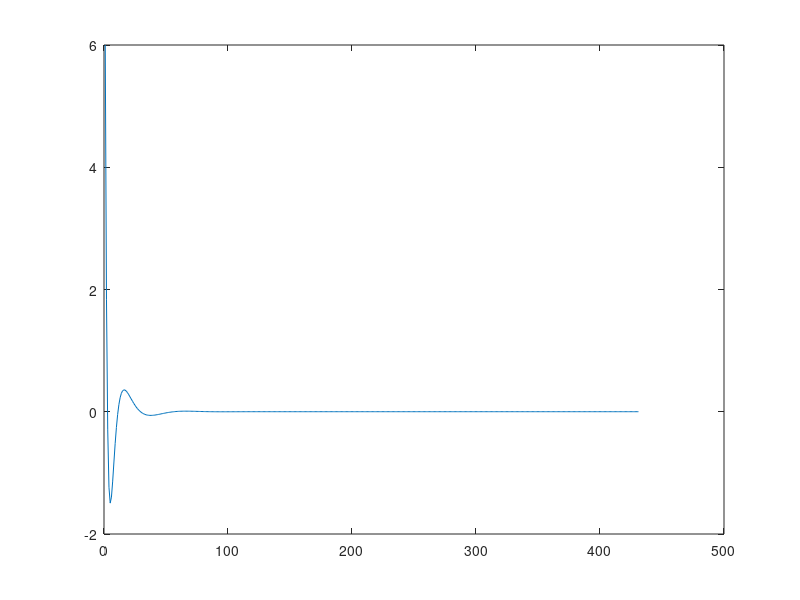
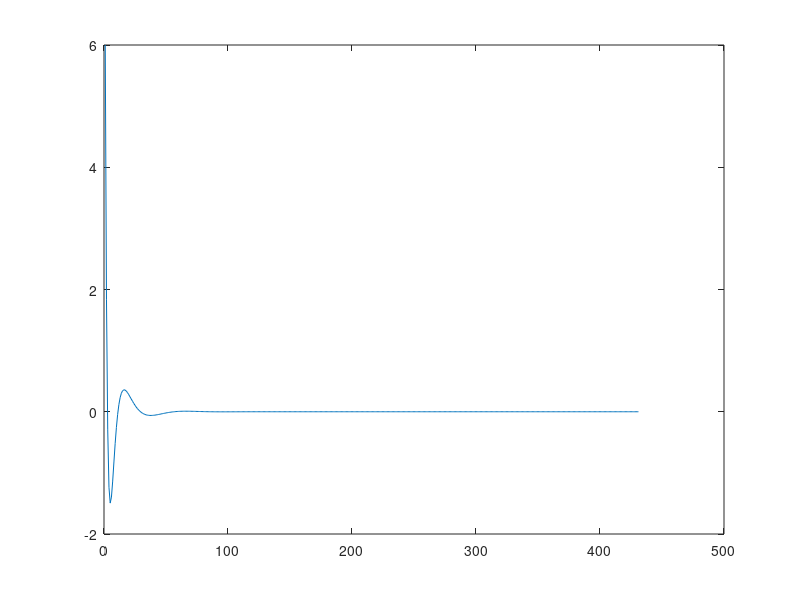
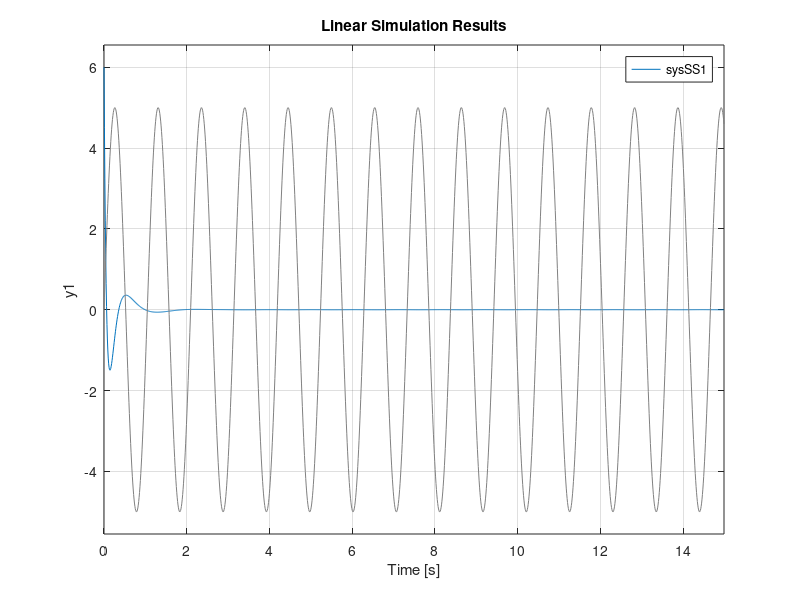
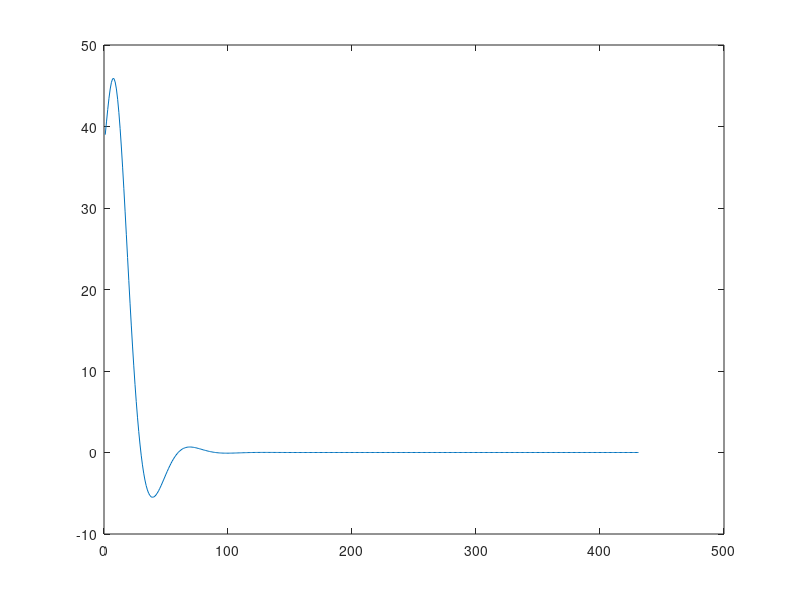

These charts were generated, in order, by the following MATLAB code: (Note: this script raises an error after producing the figures.)
%% preparing
clear all;
close all;
clc;

%% setting the parameters
a=5;b=6;c=9;
p1=-2+3i;
p2=-2-3i;
x0=[b;c;0;0;a];
time=0:0.010225:15;
 Ku=3048.513;
%% %% %% Part-1: Plant %%%%%%%%%%%%%%%%%%%%%%%%%%%%%%%%%%%%%%%%%%


%% 1) two state space models
%%% tf plant
 Np=[1 a];
 Dp=[1 28 298 1554 4401 6318];
 sysp=tf(Np,Dp);

% it could also been done using the 2 following lines
% s = tf('s');  
% Gs = (s+a)/((s+b)*((s+c)*(s+c))*(s-p1)*(s-p2))

%% first system
 A1=[-28 1 0 0 0;
     -298 0 1 0 0;
     -1554 0 0 1 0;
     -4401 0 0 0 1;
     -6318 0 0 0 0];
 B1=[0;0;0;1;a];
 C1=[1 0 0 0 0];
 D1=[0];
 sysSS1=ss(A1,B1,C1,D1);
 %%% transfer function for first system
 [bb1,aa1] = ss2tf(A1,B1,C1,D1);
 sysL1=tf(bb1,aa1);
 
 %%% second system
  A2=[0 1 0 0 0;
      0 0 1 0 0;
      0 0 0 1 0;
      0 0 0 0 1;
      -6318 -4401 -1554 -298 -28];
 B2=[0;0;0;0;1];
 C2=[a 1 0 0 0];
 D2=[0];
 sysSS2=ss(A2,B2,C2,D2);
 %%% transfer function for second system
 [bb2,aa2] = ss2tf(A2,B2,C2,D2);
 sysL2=tf(bb2,aa2);
 
 
%% 2)eigenvalues & vectores
%%% first system
% e1 = eig(A1)
[V1,D1] = eig(A1);
for i=1:5
    mode1 (i)=exp( D1(i,i));
end
%%% second system
% e2 = eig(A2)
[V2,D2] = eig(A2);
for i=1:5
    mode2 (i)=exp( D2(i,i));
end
%% 3)reponses
%%% first system
%%%% step
[Yinitial1] = initial(sysSS1,x0,15);
[YUstep1] = step(sysSS1,15);
y11=Yinitial1+YUstep1;
figure(11)
plot(y11)
SteadyStateError1=y11(end);
%%%% impulse
[YUimpulse1]=impulse(sysSS1,15);
y12=Yinitial1+YUimpulse1;
figure(12)
plot(y12)
%%%% frequency
%time----->>setting the parameters
UF=a*sin(b*time);
[yFLs1]=lsim(sysSS1,UF,time,x0);
y13=yFLs1;
figure(13)
lsim(sysSS1,UF,time,x0)
%%% second system
%%%% step
[Yinitial2] = initial(sysSS2,x0,15);
[YUstep2] = step(sysSS2,15);
y21=Yinitial2+YUstep2;
figure(21)
plot(y21)
SteadyStateError2=y21(end);
%%%% impulse
[YUimpulse2]=impulse(sysSS2,15);
y22=Yinitial2+YUimpulse2;
figure(22)
plot(y22)
%%%% frequency
%time----->>setting the parameters
UF2=a*sin(b*time);
[yFLs2]=lsim(sysSS2,UF2,time,x0);
y23=yFLs2;
figure(23)
lsim(sysSS2,UF2,time,x0)
%% 4)Routh
syms krh
eqn = ((1071.90-0.095*krh)* (0.82*krh+4175.36)-242.5*(5*krh+6318))/(1071.90-0.095*krh) == 0;
solKrh = solve(eqn,krh)
% z=+ (15*194821601759227699797813005273572441^(1/2))/856519558037504 - 4014323550079942485/856519558037504
%% 5) root lucas
[rloc,kloc]=rlocus(sysp);
[xxx,yyy]=find(real(rloc)<0.1 & real(rloc)>-0.00001);
Wuloc=rloc(4,26);
Kuloc=kloc(26);
figure(55)
rlocus(sysp);
%% 6) bode & nyquist
Kbode=5000;
figure(1)
bode(sysp)
[Gm,Pm,Wgm,Wpm] = margin(sysp);
figure(2)
nyquist(sysp)
figure(3)
syspprime=tf(Kbode*Np,Dp);
bode(syspprime)
[Gm,Pm,Wgm,Wpm] = margin(syspprime);
figure(4)
nyquist(syspprime)
%% %% %% End %%%%%%%%%%%%%%%%%%%%%%%%%%%%%%%%%%%%%%%%%%

%% help
% syms x
% eqn = (x+b)*((x+C)^2)*(X^2+) == 1;
% solx = solve(eqn,x)
% Np=[
% stepinfo(T);
